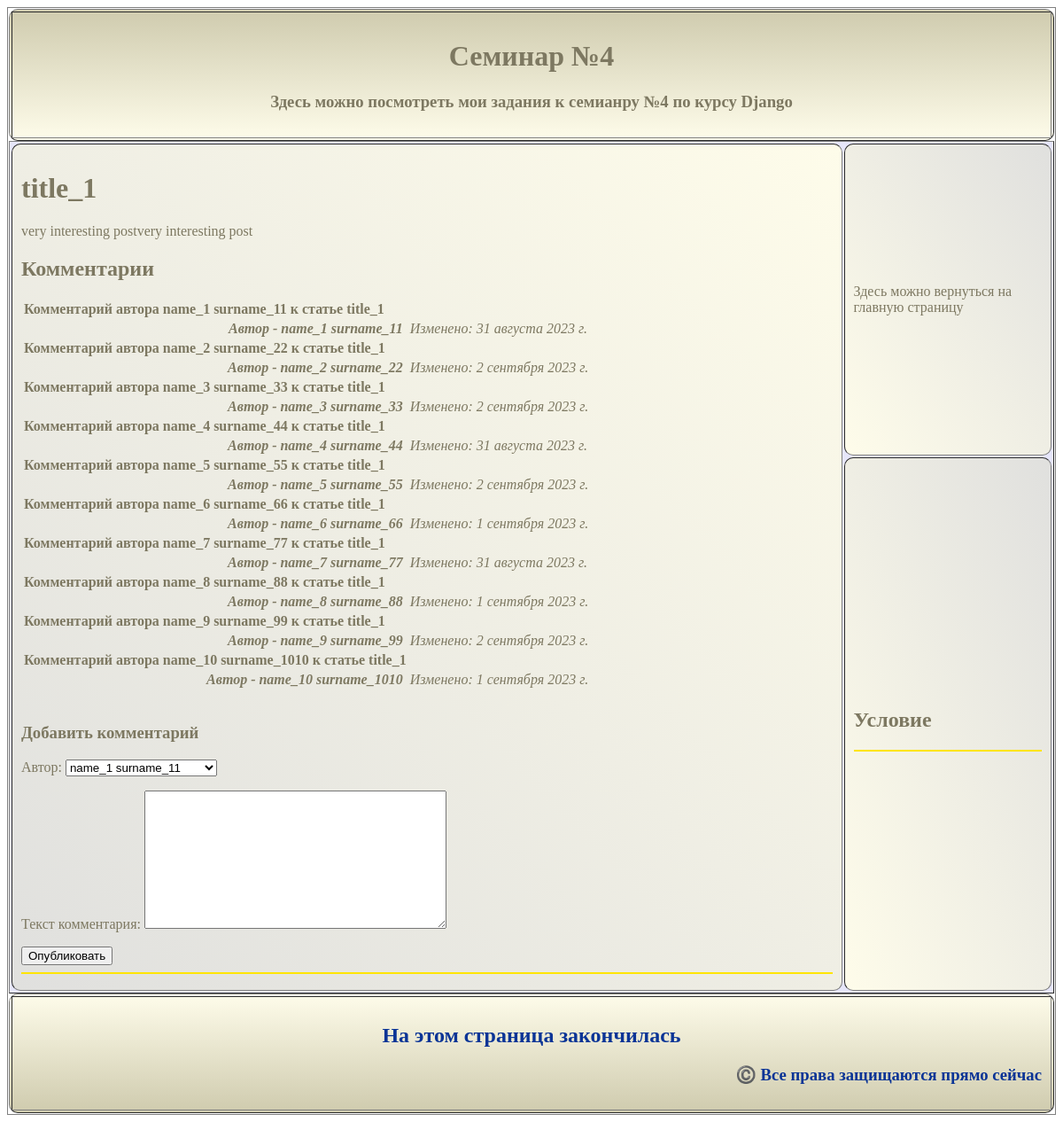
The app's page /post/1/ with its own data.
### myapp/models.py (models this page shows, shortened)
class Post(models.Model):
    title = models.CharField(max_length=200)
    post_body = models.TextField()
    date_publication = models.DateField()
    author = models.ForeignKey(Author, on_delete=models.CASCADE)
    category = models.CharField(max_length=100, default='post')
    count_view = models.IntegerField(default=0)
    publication = models.BooleanField(default=True)

class Comment(models.Model):
    author = models.ForeignKey(Author, on_delete=models.CASCADE)
    post = models.ForeignKey(Post, on_delete=models.CASCADE)
    comment = models.TextField()
    date_create = models.DateField()
    date_change = models.DateField()

class Author(models.Model):
    name = models.CharField(max_length=100)
    surname = models.CharField(max_length=100)
    email = models.EmailField()
    biography = models.TextField()
    birthday = models.DateField()
    def __str__(self) -> str:
        return f'{self.name} {self.surname}'

### myapp/views.py (the view)
# urls.py: path('post/<int:post_id>/', views.post_full, name='post_full'),
def post_full(request, post_id):
    post = get_object_or_404(Post, pk=post_id)
    post.count_view += 1
    post.save()
    comments = Comment.objects.filter(post=post)
    if request.method == 'POST':
        form = CommentForm(request.POST)
        if form.is_valid():
            comment = Comment(author=Author.objects.get(pk=form.cleaned_data['author']),
                              post = post,
                              comment = form.cleaned_data['comment'],
                              date_create = datetime.date.today(),
                              date_change = datetime.date.today(),
                              )
            comment.save()
            logger.info(f'Созданан комментарий {comment} к статье {comment.post} - {datetime.datetime.now()}')
    else:
        form = CommentForm()
    return render(request, 'myapp/post_full.html', {'post': post, 'comments': comments, 'form': form})

### myapp/forms.py
class CommentForm(forms.Form):
    author = forms.ChoiceField(label='Автор', choices=[(author.pk, f'{author.name} {author.surname}') for author in Author.objects.all()])
    comment = forms.CharField(widget=forms.Textarea,
                                label='Текст комментария')

### myapp/templates/myapp/post_full.html (shortened to what this page needs)
{% extends 'myapp/base.html' %}
{% block content %}
<h1>{{ post.title }}</h1>
<p>{{ post.post_body }}</p>
<h2>Комментарии</h2>
    <table align="justify">
        {% for comment in comments %}
            <tr>
                <td><b>{{ comment.comment }}</b></td>
            </tr>
            <tr align="right">
                <td>
                    <i><b>Автор - {{ comment.author }}&nbsp;</b></i>
                </td>
                <td align="left">
                    {% if comment.date_create != comment.date_change %}
                        <i>Изменено: {{ comment.date_change }}</i>
                    {% endif %}
                </td>
            </tr>
        {% endfor %}
    </table>
    <h3> Добавить комментарий </h3>
    <form method="post">
        {{ form.as_p }}
        <input type="submit" value="Опубликовать">
    </form>
{% endblock %}

### records on screen
Post: title "title_1", post_body "very interesting postvery interesting post"
Comment: comment "Комментарий автора name_1 surname_11 к статье title_1", author "name_1 surname_11", date_change "31 августа 2023 г."
Comment: comment "Комментарий автора name_2 surname_22 к статье title_1", author "name_2 surname_22", date_change "2 сентября 2023 г."
Comment: comment "Комментарий автора name_3 surname_33 к статье title_1", author "name_3 surname_33", date_change "2 сентября 2023 г."
Comment: comment "Комментарий автора name_4 surname_44 к статье title_1", author "name_4 surname_44", date_change "31 августа 2023 г."
Comment: comment "Комментарий автора name_5 surname_55 к статье title_1", author "name_5 surname_55", date_change "2 сентября 2023 г."
Comment: comment "Комментарий автора name_6 surname_66 к статье title_1", author "name_6 surname_66", date_change "1 сентября 2023 г."
Comment: comment "Комментарий автора name_7 surname_77 к статье title_1", author "name_7 surname_77", date_change "31 августа 2023 г."
Comment: comment "Комментарий автора name_8 surname_88 к статье title_1", author "name_8 surname_88", date_change "1 сентября 2023 г."
Comment: comment "Комментарий автора name_9 surname_99 к статье title_1", author "name_9 surname_99", date_change "2 сентября 2023 г."
Comment: comment "Комментарий автора name_10 surname_1010 к статье title_1", author "name_10 surname_1010", date_change "1 сентября 2023 г."
